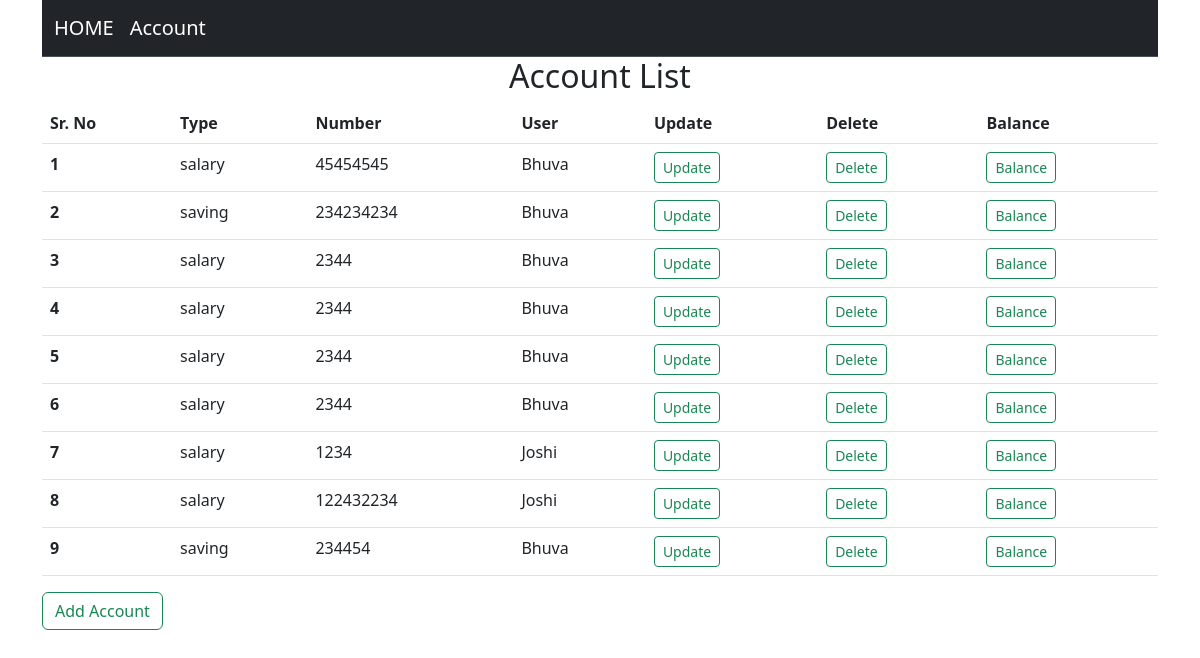
The app's page /account-list/, older data.
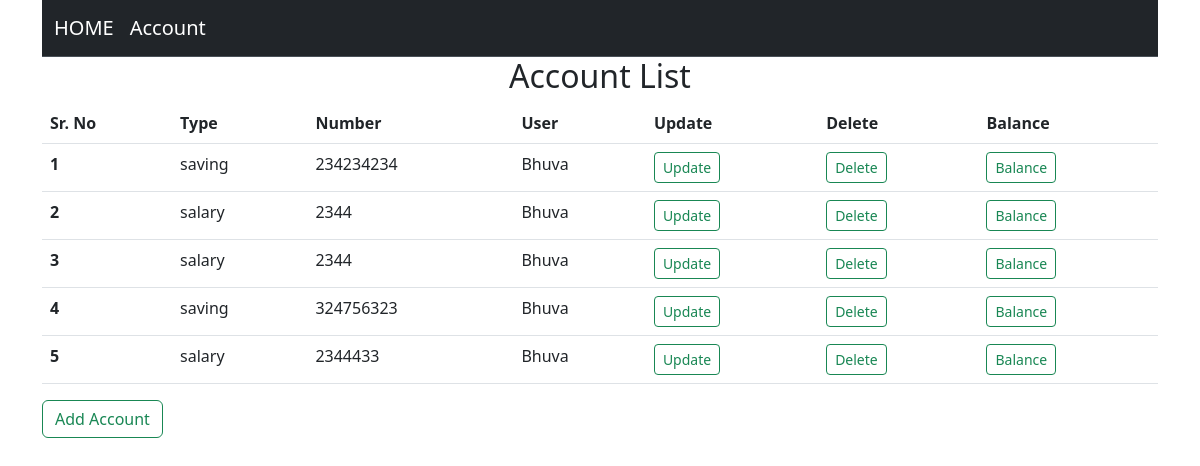
The same page, newer data.
### account/models.py (models this page shows, shortened)
class Account(models.Model):
    SAVING = "saving"
    SALARY = "salary"
    account_type = (
        (SALARY, SALARY),
        (SAVING, SAVING)
    )
    type = models.CharField(max_length=255, choices=account_type, default=SAVING)
    account_number = models.PositiveIntegerField()
    amount = models.IntegerField(default=0)
    user = models.ForeignKey(Customer, related_name="account_user", on_delete=models.CASCADE)

class Customer(models.Model):
    first_name = models.CharField(max_length= 255)
    last_name = models.CharField(max_length= 255, null=True, blank=True)
    age = models.PositiveIntegerField()
    address = models.CharField(max_length=255)
    def __str__(self) :
        return self.first_name

### account/views.py (the view)
# urls.py: path("account-list/", AccountListView.as_view(), name="account_list"),
class AccountListView(ListView):
    model = Account
    template_name = "account.html"
    context_object_name = "account"

### account/templates/account.html (shortened to what this page needs)
{% extends 'base.html' %}
{% block body %}
<div class="container">
    <center><h2> Account List </h2></center>
  <table class="table">
        <thead>
            <tr>
                <th scope="col">Sr. No</th>
                <th scope="col">Type</th>
                <th scope="col">Number</th>
                <th scope="col">User</th>
                <th scope="col">Update</th>
                <th scope="col">Delete</th>
                <th scope="col">Balance</th>
            </tr>
        </thead>
        <tbody>
            {%  for i in account %}
          <tr>
            <th scope="row">{{forloop.counter}}</th>
            <td>{{i.type}}</td>
            <td>{{i.account_number}}</td>
            <td>{{i.user}}</td>
            <td >
              <form action={% url "account_update" pk=i.id %}>
                <button type="submit" class="btn btn-outline-success btn-sm">Update</button>
            </td>
            <td>
              <form action={% url "account_delete" pk=i.id %}>
                <button type="submit" class="btn btn-outline-success btn-sm">Delete</button>
            </td>
            <td>
              <form action={% url "account_details" pk=i.id %}>
                <button type="submit" class="btn btn-outline-success btn-sm">Balance</button>
            </td>
          </tr>
          {% endfor %}
        </tbody>
      </table>
      <div class="create">
        <form action={% url "account_create" %} method="get">
        <button type="submit" class="btn btn-outline-success">Add Account</button>
        </form>
      </div>
</div>
{% endblock%}

### account/templates/base.html (shortened to what this page needs)
<!doctype html>
<html lang="en">
  <head>
    <link href="https://cdn.jsdelivr.net/npm/bootstrap@5.3.0/dist/css/bootstrap.min.css" rel="stylesheet">
  </head>
  <body>
    <div class="container">
        <div class="container-fluid p-0 m-0 ">
            <nav class="navbar bg-dark border-bottom border-bottom-dark" data-bs-theme="dark">
              <div class="container" style="justify-content: flex-start;">
                <a class="navbar-brand" href="/">HOME</a>
                <a class="navbar-brand" href={% url "account_list" %}>Account</a>
              </div>
            </nav>
          </div>
    </div>
    {% block body %} {%endblock%}
  </body>
</html>

Row changes from the older to the newer data that the page shows:
removed Account: type "salary", account_number "45454545", user "Bhuva"
removed Account: type "salary", account_number "2344", user "Bhuva"
removed Account: type "salary", account_number "1234", user "Joshi"
removed Account: type "salary", account_number "122432234", user "Joshi"
removed Account: type "saving", account_number "234454", user "Bhuva"
changed Account (number 4 of 5 on the later page): type "salary" → "saving"; account_number "2344" → "324756323"
added Account: type "salary", account_number "2344433", user "Bhuva"
